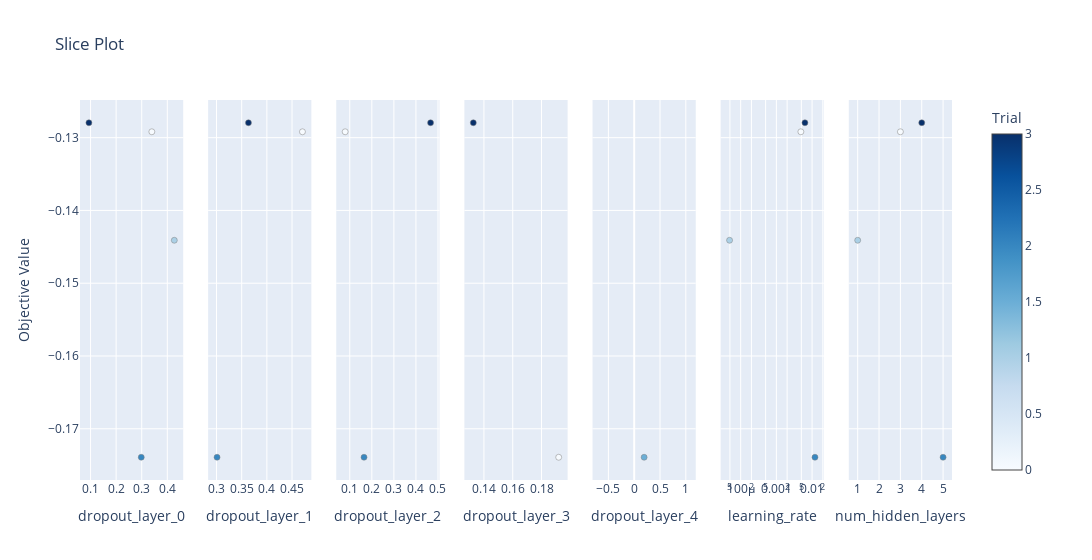

Notebook cell for this chart:
### Markdown cell above
#### Distributions des valeurs d'hyperparamètres

### Code cell
optuna_viz.plot_slice(study)

### Figure 1 — Plotly figure (JSON) as saved in the notebook; plotly's stock layout.template omitted (floating-point values rounded to 4 significant figures)
{"data": [{"marker": {"color": [0, 1, 2, 3], "colorbar": {"title": {"text": "Trial"}, "x": 1, "xpad": 40}, "colorscale": [[0, "rgb(247,251,255)"], [0.125, "rgb(222,235,247)"], [0.25, "rgb(198,219,239)"], [0.375, "rgb(158,202,225)"], [0.5, "rgb(107,174,214)"], [0.625, "rgb(66,146,198)"], [0.75, "rgb(33,113,181)"], [0.875, "rgb(8,81,156)"], [1, "rgb(8,48,107)"]], "line": {"color": "Grey", "width": 0.5}, "showscale": true}, "mode": "markers", "showlegend": false, "type": "scatter", "x": [0.3395, 0.4274, 0.2981, 0.09359], "xaxis": "x", "y": [-0.1292, -0.1441, -0.1739, -0.128], "yaxis": "y"}, {"marker": {"color": [0, 2, 3], "colorbar": {"title": {"text": "Trial"}, "x": 1, "xpad": 40}, "colorscale": [[0, "rgb(247,251,255)"], [0.125, "rgb(222,235,247)"], [0.25, "rgb(198,219,239)"], [0.375, "rgb(158,202,225)"], [0.5, "rgb(107,174,214)"], [0.625, "rgb(66,146,198)"], [0.75, "rgb(33,113,181)"], [0.875, "rgb(8,81,156)"], [1, "rgb(8,48,107)"]], "line": {"color": "Grey", "width": 0.5}, "showscale": false}, "mode": "markers", "showlegend": false, "type": "scatter", "x": [0.4707, 0.301, 0.3634], "xaxis": "x2", "y": [-0.1292, -0.1739, -0.128], "yaxis": "y2"}, {"marker": {"color": [0, 2, 3], "colorbar": {"title": {"text": "Trial"}, "x": 1, "xpad": 40}, "colorscale": [[0, "rgb(247,251,255)"], [0.125, "rgb(222,235,247)"], [0.25, "rgb(198,219,239)"], [0.375, "rgb(158,202,225)"], [0.5, "rgb(107,174,214)"], [0.625, "rgb(66,146,198)"], [0.75, "rgb(33,113,181)"], [0.875, "rgb(8,81,156)"], [1, "rgb(8,48,107)"]], "line": {"color": "Grey", "width": 0.5}, "showscale": false}, "mode": "markers", "showlegend": false, "type": "scatter", "x": [0.07917, 0.1647, 0.4663], "xaxis": "x3", "y": [-0.1292, -0.1739, -0.128], "yaxis": "y3"}, {"marker": {"color": [2, 3], "colorbar": {"title": {"text": "Trial"}, "x": 1, "xpad": 40}, "colorscale": [[0, "rgb(247,251,255)"], [0.125, "rgb(222,235,247)"], [0.25, "rgb(198,219,239)"], [0.375, "rgb(158,202,225)"], [0.5, "rgb(107,174,214)"], [0.625, "rgb(66,146,198)"], [0.75, "rgb(33,113,181)"], [0.875, "rgb(8,81,156)"], [1, "rgb(8,48,107)"]], "line": {"color": "Grey", "width": 0.5}, "showscale": false}, "mode": "markers", "showlegend": false, "type": "scatter", "x": [0.1919, 0.1326], "xaxis": "x4", "y": [-0.1739, -0.128], "yaxis": "y4"}, {"marker": {"color": [2], "colorbar": {"title": {"text": "Trial"}, "x": 1, "xpad": 40}, "colorscale": [[0, "rgb(247,251,255)"], [0.125, "rgb(222,235,247)"], [0.25, "rgb(198,219,239)"], [0.375, "rgb(158,202,225)"], [0.5, "rgb(107,174,214)"], [0.625, "rgb(66,146,198)"], [0.75, "rgb(33,113,181)"], [0.875, "rgb(8,81,156)"], [1, "rgb(8,48,107)"]], "line": {"color": "Grey", "width": 0.5}, "showscale": false}, "mode": "markers", "showlegend": false, "type": "scatter", "x": [0.1923], "xaxis": "x5", "y": [-0.1739], "yaxis": "y5"}, {"marker": {"color": [0, 1, 2, 3], "colorbar": {"title": {"text": "Trial"}, "x": 1, "xpad": 40}, "colorscale": [[0, "rgb(247,251,255)"], [0.125, "rgb(222,235,247)"], [0.25, "rgb(198,219,239)"], [0.375, "rgb(158,202,225)"], [0.5, "rgb(107,174,214)"], [0.625, "rgb(66,146,198)"], [0.75, "rgb(33,113,181)"], [0.875, "rgb(8,81,156)"], [1, "rgb(8,48,107)"]], "line": {"color": "Grey", "width": 0.5}, "showscale": false}, "mode": "markers", "showlegend": false, "type": "scatter", "x": [0.004847, 4.89e-05, 0.01203, 0.006302], "xaxis": "x6", "y": [-0.1292, -0.1441, -0.1739, -0.128], "yaxis": "y6"}, {"marker": {"color": [0, 1, 2, 3], "colorbar": {"title": {"text": "Trial"}, "x": 1, "xpad": 40}, "colorscale": [[0, "rgb(247,251,255)"], [0.125, "rgb(222,235,247)"], [0.25, "rgb(198,219,239)"], [0.375, "rgb(158,202,225)"], [0.5, "rgb(107,174,214)"], [0.625, "rgb(66,146,198)"], [0.75, "rgb(33,113,181)"], [0.875, "rgb(8,81,156)"], [1, "rgb(8,48,107)"]], "line": {"color": "Grey", "width": 0.5}, "showscale": false}, "mode": "markers", "showlegend": false, "type": "scatter", "x": [3, 1, 5, 4], "xaxis": "x7", "y": [-0.1292, -0.1441, -0.1739, -0.128], "yaxis": "y7"}], "layout": {"title": {"text": "Slice Plot"}, "width": 2100, "xaxis": {"anchor": "y", "domain": [0, 0.1184], "title": {"text": "dropout_layer_0"}}, "xaxis2": {"anchor": "y2", "domain": [0.1469, 0.2653], "title": {"text": "dropout_layer_1"}}, "xaxis3": {"anchor": "y3", "domain": [0.2939, 0.4122], "title": {"text": "dropout_layer_2"}}, "xaxis4": {"anchor": "y4", "domain": [0.4408, 0.5592], "title": {"text": "dropout_layer_3"}}, "xaxis5": {"anchor": "y5", "domain": [0.5878, 0.7061], "title": {"text": "dropout_layer_4"}}, "xaxis6": {"anchor": "y6", "domain": [0.7347, 0.8531], "title": {"text": "learning_rate"}, "type": "log"}, "xaxis7": {"anchor": "y7", "domain": [0.8816, 1.0], "title": {"text": "num_hidden_layers"}}, "yaxis": {"anchor": "x", "domain": [0, 1], "title": {"text": "Objective Value"}}, "yaxis2": {"anchor": "x2", "domain": [0, 1], "matches": "y", "showticklabels": false}, "yaxis3": {"anchor": "x3", "domain": [0, 1], "matches": "y", "showticklabels": false}, "yaxis4": {"anchor": "x4", "domain": [0, 1], "matches": "y", "showticklabels": false}, "yaxis5": {"anchor": "x5", "domain": [0, 1], "matches": "y", "showticklabels": false}, "yaxis6": {"anchor": "x6", "domain": [0, 1], "matches": "y", "showticklabels": false}, "yaxis7": {"anchor": "x7", "domain": [0, 1], "matches": "y", "showticklabels": false}}}
